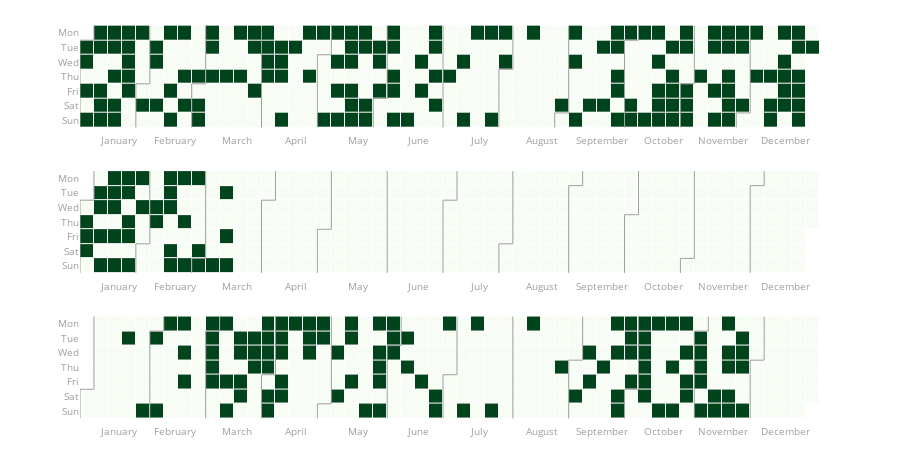

The code cell stored with this chart in its notebook:
### Code cell
from plotly_calplot import calplot
# creating the plot
fig = calplot(
         dailydata,
         x='datetime',
         y='risk'
)
fig.show()

### Figure 1 — Plotly figure (JSON) as saved in the notebook; plotly's stock layout.template omitted (floating-point values rounded to 4 significant figures; data arrays with more than 128 entries replaced by an {"elided": "..."} marker saying what was removed)
{"data": [{"colorscale": [[0, "rgb(247,252,245)"], [0.125, "rgb(229,245,224)"], [0.25, "rgb(199,233,192)"], [0.375, "rgb(161,217,155)"], [0.5, "rgb(116,196,118)"], [0.625, "rgb(65,171,93)"], [0.75, "rgb(35,139,69)"], [0.875, "rgb(0,109,44)"], [1, "rgb(0,68,27)"]], "customdata": {"elided": "365x2 str values"}, "hovertemplate": "%{customdata[0]} <br>Week=%{x} <br>%{customdata[1]}=%{z}", "name": "2019", "showscale": false, "type": "heatmap", "x": {"elided": "365 int values"}, "xaxis": "x", "xgap": 1, "y": {"elided": "365 int values"}, "yaxis": "y", "ygap": 1, "z": {"elided": "365 int values"}, "zmax": 1, "zmin": 0}, {"hoverinfo": "skip", "line": {"color": "#9e9e9e", "width": 1}, "mode": "lines", "type": "scatter", "x": [-0.5, -0.5], "xaxis": "x", "y": [0.5, 6.5], "yaxis": "y"}, {"hoverinfo": "skip", "line": {"color": "#9e9e9e", "width": 1}, "mode": "lines", "type": "scatter", "x": [-0.5, 0.5], "xaxis": "x", "y": [0.5, 0.5], "yaxis": "y"}, {"hoverinfo": "skip", "line": {"color": "#9e9e9e", "width": 1}, "mode": "lines", "type": "scatter", "x": [0.5, 0.5], "xaxis": "x", "y": [0.5, -0.5], "yaxis": "y"}, {"hoverinfo": "skip", "line": {"color": "#9e9e9e", "width": 1}, "mode": "lines", "type": "scatter", "x": [3.5, 3.5], "xaxis": "x", "y": [3.5, 6.5], "yaxis": "y"}, {"hoverinfo": "skip", "line": {"color": "#9e9e9e", "width": 1}, "mode": "lines", "type": "scatter", "x": [3.5, 4.5], "xaxis": "x", "y": [3.5, 3.5], "yaxis": "y"}, {"hoverinfo": "skip", "line": {"color": "#9e9e9e", "width": 1}, "mode": "lines", "type": "scatter", "x": [4.5, 4.5], "xaxis": "x", "y": [3.5, -0.5], "yaxis": "y"}, {"hoverinfo": "skip", "line": {"color": "#9e9e9e", "width": 1}, "mode": "lines", "type": "scatter", "x": [7.5, 7.5], "xaxis": "x", "y": [3.5, 6.5], "yaxis": "y"}, {"hoverinfo": "skip", "line": {"color": "#9e9e9e", "width": 1}, "mode": "lines", "type": "scatter", "x": [7.5, 8.5], "xaxis": "x", "y": [3.5, 3.5], "yaxis": "y"}, {"hoverinfo": "skip", "line": {"color": "#9e9e9e", "width": 1}, "mode": "lines", "type": "scatter", "x": [8.5, 8.5], "xaxis": "x", "y": [3.5, -0.5], "yaxis": "y"}, {"hoverinfo": "skip", "line": {"color": "#9e9e9e", "width": 1}, "mode": "lines", "type": "scatter", "x": [12.5, 12.5], "xaxis": "x", "y": [-0.5, 6.5], "yaxis": "y"}, {"hoverinfo": "skip", "line": {"color": "#9e9e9e", "width": 1}, "mode": "lines", "type": "scatter", "x": [16.5, 16.5], "xaxis": "x", "y": [1.5, 6.5], "yaxis": "y"}, {"hoverinfo": "skip", "line": {"color": "#9e9e9e", "width": 1}, "mode": "lines", "type": "scatter", "x": [16.5, 17.5], "xaxis": "x", "y": [1.5, 1.5], "yaxis": "y"}, {"hoverinfo": "skip", "line": {"color": "#9e9e9e", "width": 1}, "mode": "lines", "type": "scatter", "x": [17.5, 17.5], "xaxis": "x", "y": [1.5, -0.5], "yaxis": "y"}, {"hoverinfo": "skip", "line": {"color": "#9e9e9e", "width": 1}, "mode": "lines", "type": "scatter", "x": [20.5, 20.5], "xaxis": "x", "y": [4.5, 6.5], "yaxis": "y"}, {"hoverinfo": "skip", "line": {"color": "#9e9e9e", "width": 1}, "mode": "lines", "type": "scatter", "x": [20.5, 21.5], "xaxis": "x", "y": [4.5, 4.5], "yaxis": "y"}, {"hoverinfo": "skip", "line": {"color": "#9e9e9e", "width": 1}, "mode": "lines", "type": "scatter", "x": [21.5, 21.5], "xaxis": "x", "y": [4.5, -0.5], "yaxis": "y"}, {"hoverinfo": "skip", "line": {"color": "#9e9e9e", "width": 1}, "mode": "lines", "type": "scatter", "x": [25.5, 25.5], "xaxis": "x", "y": [-0.5, 6.5], "yaxis": "y"}, {"hoverinfo": "skip", "line": {"color": "#9e9e9e", "width": 1}, "mode": "lines", "type": "scatter", "x": [29.5, 29.5], "xaxis": "x", "y": [2.5, 6.5], "yaxis": "y"}, {"hoverinfo": "skip", "line": {"color": "#9e9e9e", "width": 1}, "mode": "lines", "type": "scatter", "x": [29.5, 30.5], "xaxis": "x", "y": [2.5, 2.5], "yaxis": "y"}, {"hoverinfo": "skip", "line": {"color": "#9e9e9e", "width": 1}, "mode": "lines", "type": "scatter", "x": [30.5, 30.5], "xaxis": "x", "y": [2.5, -0.5], "yaxis": "y"}, {"hoverinfo": "skip", "line": {"color": "#9e9e9e", "width": 1}, "mode": "lines", "type": "scatter", "x": [33.5, 33.5], "xaxis": "x", "y": [5.5, 6.5], "yaxis": "y"}, {"hoverinfo": "skip", "line": {"color": "#9e9e9e", "width": 1}, "mode": "lines", "type": "scatter", "x": [33.5, 34.5], "xaxis": "x", "y": [5.5, 5.5], "yaxis": "y"}, {"hoverinfo": "skip", "line": {"color": "#9e9e9e", "width": 1}, "mode": "lines", "type": "scatter", "x": [34.5, 34.5], "xaxis": "x", "y": [5.5, -0.5], "yaxis": "y"}, {"hoverinfo": "skip", "line": {"color": "#9e9e9e", "width": 1}, "mode": "lines", "type": "scatter", "x": [38.5, 38.5], "xaxis": "x", "y": [0.5, 6.5], "yaxis": "y"}, {"hoverinfo": "skip", "line": {"color": "#9e9e9e", "width": 1}, "mode": "lines", "type": "scatter", "x": [38.5, 39.5], "xaxis": "x", "y": [0.5, 0.5], "yaxis": "y"}, {"hoverinfo": "skip", "line": {"color": "#9e9e9e", "width": 1}, "mode": "lines", "type": "scatter", "x": [39.5, 39.5], "xaxis": "x", "y": [0.5, -0.5], "yaxis": "y"}, {"hoverinfo": "skip", "line": {"color": "#9e9e9e", "width": 1}, "mode": "lines", "type": "scatter", "x": [42.5, 42.5], "xaxis": "x", "y": [3.5, 6.5], "yaxis": "y"}, {"hoverinfo": "skip", "line": {"color": "#9e9e9e", "width": 1}, "mode": "lines", "type": "scatter", "x": [42.5, 43.5], "xaxis": "x", "y": [3.5, 3.5], "yaxis": "y"}, {"hoverinfo": "skip", "line": {"color": "#9e9e9e", "width": 1}, "mode": "lines", "type": "scatter", "x": [43.5, 43.5], "xaxis": "x", "y": [3.5, -0.5], "yaxis": "y"}, {"hoverinfo": "skip", "line": {"color": "#9e9e9e", "width": 1}, "mode": "lines", "type": "scatter", "x": [46.5, 46.5], "xaxis": "x", "y": [5.5, 6.5], "yaxis": "y"}, {"hoverinfo": "skip", "line": {"color": "#9e9e9e", "width": 1}, "mode": "lines", "type": "scatter", "x": [46.5, 47.5], "xaxis": "x", "y": [5.5, 5.5], "yaxis": "y"}, {"hoverinfo": "skip", "line": {"color": "#9e9e9e", "width": 1}, "mode": "lines", "type": "scatter", "x": [47.5, 47.5], "xaxis": "x", "y": [5.5, -0.5], "yaxis": "y"}, {"colorscale": [[0, "rgb(247,252,245)"], [0.125, "rgb(229,245,224)"], [0.25, "rgb(199,233,192)"], [0.375, "rgb(161,217,155)"], [0.5, "rgb(116,196,118)"], [0.625, "rgb(65,171,93)"], [0.75, "rgb(35,139,69)"], [0.875, "rgb(0,109,44)"], [1, "rgb(0,68,27)"]], "customdata": {"elided": "366x2 str values"}, "hovertemplate": "%{customdata[0]} <br>Week=%{x} <br>%{customdata[1]}=%{z}", "name": "2020", "showscale": false, "type": "heatmap", "x": {"elided": "366 int values"}, "xaxis": "x2", "xgap": 1, "y": {"elided": "366 int values"}, "yaxis": "y2", "ygap": 1, "z": {"elided": "366 int values"}, "zmax": 1, "zmin": 0}, {"hoverinfo": "skip", "line": {"color": "#9e9e9e", "width": 1}, "mode": "lines", "type": "scatter", "x": [-0.5, -0.5], "xaxis": "x2", "y": [1.5, 6.5], "yaxis": "y2"}, {"hoverinfo": "skip", "line": {"color": "#9e9e9e", "width": 1}, "mode": "lines", "type": "scatter", "x": [-0.5, 0.5], "xaxis": "x2", "y": [1.5, 1.5], "yaxis": "y2"}, {"hoverinfo": "skip", "line": {"color": "#9e9e9e", "width": 1}, "mode": "lines", "type": "scatter", "x": [0.5, 0.5], "xaxis": "x2", "y": [1.5, -0.5], "yaxis": "y2"}, {"hoverinfo": "skip", "line": {"color": "#9e9e9e", "width": 1}, "mode": "lines", "type": "scatter", "x": [3.5, 3.5], "xaxis": "x2", "y": [4.5, 6.5], "yaxis": "y2"}, {"hoverinfo": "skip", "line": {"color": "#9e9e9e", "width": 1}, "mode": "lines", "type": "scatter", "x": [3.5, 4.5], "xaxis": "x2", "y": [4.5, 4.5], "yaxis": "y2"}, {"hoverinfo": "skip", "line": {"color": "#9e9e9e", "width": 1}, "mode": "lines", "type": "scatter", "x": [4.5, 4.5], "xaxis": "x2", "y": [4.5, -0.5], "yaxis": "y2"}, {"hoverinfo": "skip", "line": {"color": "#9e9e9e", "width": 1}, "mode": "lines", "type": "scatter", "x": [7.5, 7.5], "xaxis": "x2", "y": [5.5, 6.5], "yaxis": "y2"}, {"hoverinfo": "skip", "line": {"color": "#9e9e9e", "width": 1}, "mode": "lines", "type": "scatter", "x": [7.5, 8.5], "xaxis": "x2", "y": [5.5, 5.5], "yaxis": "y2"}, {"hoverinfo": "skip", "line": {"color": "#9e9e9e", "width": 1}, "mode": "lines", "type": "scatter", "x": [8.5, 8.5], "xaxis": "x2", "y": [5.5, -0.5], "yaxis": "y2"}, {"hoverinfo": "skip", "line": {"color": "#9e9e9e", "width": 1}, "mode": "lines", "type": "scatter", "x": [12.5, 12.5], "xaxis": "x2", "y": [1.5, 6.5], "yaxis": "y2"}, {"hoverinfo": "skip", "line": {"color": "#9e9e9e", "width": 1}, "mode": "lines", "type": "scatter", "x": [12.5, 13.5], "xaxis": "x2", "y": [1.5, 1.5], "yaxis": "y2"}, {"hoverinfo": "skip", "line": {"color": "#9e9e9e", "width": 1}, "mode": "lines", "type": "scatter", "x": [13.5, 13.5], "xaxis": "x2", "y": [1.5, -0.5], "yaxis": "y2"}, {"hoverinfo": "skip", "line": {"color": "#9e9e9e", "width": 1}, "mode": "lines", "type": "scatter", "x": [16.5, 16.5], "xaxis": "x2", "y": [3.5, 6.5], "yaxis": "y2"}, {"hoverinfo": "skip", "line": {"color": "#9e9e9e", "width": 1}, "mode": "lines", "type": "scatter", "x": [16.5, 17.5], "xaxis": "x2", "y": [3.5, 3.5], "yaxis": "y2"}, {"hoverinfo": "skip", "line": {"color": "#9e9e9e", "width": 1}, "mode": "lines", "type": "scatter", "x": [17.5, 17.5], "xaxis": "x2", "y": [3.5, -0.5], "yaxis": "y2"}, {"hoverinfo": "skip", "line": {"color": "#9e9e9e", "width": 1}, "mode": "lines", "type": "scatter", "x": [21.5, 21.5], "xaxis": "x2", "y": [-0.5, 6.5], "yaxis": "y2"}, {"hoverinfo": "skip", "line": {"color": "#9e9e9e", "width": 1}, "mode": "lines", "type": "scatter", "x": [25.5, 25.5], "xaxis": "x2", "y": [1.5, 6.5], "yaxis": "y2"}, {"hoverinfo": "skip", "line": {"color": "#9e9e9e", "width": 1}, "mode": "lines", "type": "scatter", "x": [25.5, 26.5], "xaxis": "x2", "y": [1.5, 1.5], "yaxis": "y2"}, {"hoverinfo": "skip", "line": {"color": "#9e9e9e", "width": 1}, "mode": "lines", "type": "scatter", "x": [26.5, 26.5], "xaxis": "x2", "y": [1.5, -0.5], "yaxis": "y2"}, {"hoverinfo": "skip", "line": {"color": "#9e9e9e", "width": 1}, "mode": "lines", "type": "scatter", "x": [29.5, 29.5], "xaxis": "x2", "y": [4.5, 6.5], "yaxis": "y2"}, {"hoverinfo": "skip", "line": {"color": "#9e9e9e", "width": 1}, "mode": "lines", "type": "scatter", "x": [29.5, 30.5], "xaxis": "x2", "y": [4.5, 4.5], "yaxis": "y2"}, {"hoverinfo": "skip", "line": {"color": "#9e9e9e", "width": 1}, "mode": "lines", "type": "scatter", "x": [30.5, 30.5], "xaxis": "x2", "y": [4.5, -0.5], "yaxis": "y2"}, {"hoverinfo": "skip", "line": {"color": "#9e9e9e", "width": 1}, "mode": "lines", "type": "scatter", "x": [34.5, 34.5], "xaxis": "x2", "y": [0.5, 6.5], "yaxis": "y2"}, {"hoverinfo": "skip", "line": {"color": "#9e9e9e", "width": 1}, "mode": "lines", "type": "scatter", "x": [34.5, 35.5], "xaxis": "x2", "y": [0.5, 0.5], "yaxis": "y2"}, {"hoverinfo": "skip", "line": {"color": "#9e9e9e", "width": 1}, "mode": "lines", "type": "scatter", "x": [35.5, 35.5], "xaxis": "x2", "y": [0.5, -0.5], "yaxis": "y2"}, {"hoverinfo": "skip", "line": {"color": "#9e9e9e", "width": 1}, "mode": "lines", "type": "scatter", "x": [38.5, 38.5], "xaxis": "x2", "y": [2.5, 6.5], "yaxis": "y2"}, {"hoverinfo": "skip", "line": {"color": "#9e9e9e", "width": 1}, "mode": "lines", "type": "scatter", "x": [38.5, 39.5], "xaxis": "x2", "y": [2.5, 2.5], "yaxis": "y2"}, {"hoverinfo": "skip", "line": {"color": "#9e9e9e", "width": 1}, "mode": "lines", "type": "scatter", "x": [39.5, 39.5], "xaxis": "x2", "y": [2.5, -0.5], "yaxis": "y2"}, {"hoverinfo": "skip", "line": {"color": "#9e9e9e", "width": 1}, "mode": "lines", "type": "scatter", "x": [42.5, 42.5], "xaxis": "x2", "y": [5.5, 6.5], "yaxis": "y2"}, {"hoverinfo": "skip", "line": {"color": "#9e9e9e", "width": 1}, "mode": "lines", "type": "scatter", "x": [42.5, 43.5], "xaxis": "x2", "y": [5.5, 5.5], "yaxis": "y2"}, {"hoverinfo": "skip", "line": {"color": "#9e9e9e", "width": 1}, "mode": "lines", "type": "scatter", "x": [43.5, 43.5], "xaxis": "x2", "y": [5.5, -0.5], "yaxis": "y2"}, {"hoverinfo": "skip", "line": {"color": "#9e9e9e", "width": 1}, "mode": "lines", "type": "scatter", "x": [47.5, 47.5], "xaxis": "x2", "y": [0.5, 6.5], "yaxis": "y2"}, {"hoverinfo": "skip", "line": {"color": "#9e9e9e", "width": 1}, "mode": "lines", "type": "scatter", "x": [47.5, 48.5], "xaxis": "x2", "y": [0.5, 0.5], "yaxis": "y2"}, {"hoverinfo": "skip", "line": {"color": "#9e9e9e", "width": 1}, "mode": "lines", "type": "scatter", "x": [48.5, 48.5], "xaxis": "x2", "y": [0.5, -0.5], "yaxis": "y2"}, {"colorscale": [[0, "rgb(247,252,245)"], [0.125, "rgb(229,245,224)"], [0.25, "rgb(199,233,192)"], [0.375, "rgb(161,217,155)"], [0.5, "rgb(116,196,118)"], [0.625, "rgb(65,171,93)"], [0.75, "rgb(35,139,69)"], [0.875, "rgb(0,109,44)"], [1, "rgb(0,68,27)"]], "customdata": {"elided": "365x2 str values"}, "hovertemplate": "%{customdata[0]} <br>Week=%{x} <br>%{customdata[1]}=%{z}", "name": "2022", "showscale": false, "type": "heatmap", "x": {"elided": "365 int values"}, "xaxis": "x3", "xgap": 1, "y": {"elided": "365 int values"}, "yaxis": "y3", "ygap": 1, "z": {"elided": "365 int values"}, "zmax": 1, "zmin": 0}, {"hoverinfo": "skip", "line": {"color": "#9e9e9e", "width": 1}, "mode": "lines", "type": "scatter", "x": [-0.5, -0.5], "xaxis": "x3", "y": [4.5, 6.5], "yaxis": "y3"}, {"hoverinfo": "skip", "line": {"color": "#9e9e9e", "width": 1}, "mode": "lines", "type": "scatter", "x": [-0.5, 0.5], "xaxis": "x3", "y": [4.5, 4.5], "yaxis": "y3"}, {"hoverinfo": "skip", "line": {"color": "#9e9e9e", "width": 1}, "mode": "lines", "type": "scatter", "x": [0.5, 0.5], "xaxis": "x3", "y": [4.5, -0.5], "yaxis": "y3"}, {"hoverinfo": "skip", "line": {"color": "#9e9e9e", "width": 1}, "mode": "lines", "type": "scatter", "x": [4.5, 4.5], "xaxis": "x3", "y": [0.5, 6.5], "yaxis": "y3"}, {"hoverinfo": "skip", "line": {"color": "#9e9e9e", "width": 1}, "mode": "lines", "type": "scatter", "x": [4.5, 5.5], "xaxis": "x3", "y": [0.5, 0.5], "yaxis": "y3"}, {"hoverinfo": "skip", "line": {"color": "#9e9e9e", "width": 1}, "mode": "lines", "type": "scatter", "x": [5.5, 5.5], "xaxis": "x3", "y": [0.5, -0.5], "yaxis": "y3"}, {"hoverinfo": "skip", "line": {"color": "#9e9e9e", "width": 1}, "mode": "lines", "type": "scatter", "x": [8.5, 8.5], "xaxis": "x3", "y": [0.5, 6.5], "yaxis": "y3"}, {"hoverinfo": "skip", "line": {"color": "#9e9e9e", "width": 1}, "mode": "lines", "type": "scatter", "x": [8.5, 9.5], "xaxis": "x3", "y": [0.5, 0.5], "yaxis": "y3"}, {"hoverinfo": "skip", "line": {"color": "#9e9e9e", "width": 1}, "mode": "lines", "type": "scatter", "x": [9.5, 9.5], "xaxis": "x3", "y": [0.5, -0.5], "yaxis": "y3"}, {"hoverinfo": "skip", "line": {"color": "#9e9e9e", "width": 1}, "mode": "lines", "type": "scatter", "x": [12.5, 12.5], "xaxis": "x3", "y": [3.5, 6.5], "yaxis": "y3"}, {"hoverinfo": "skip", "line": {"color": "#9e9e9e", "width": 1}, "mode": "lines", "type": "scatter", "x": [12.5, 13.5], "xaxis": "x3", "y": [3.5, 3.5], "yaxis": "y3"}, {"hoverinfo": "skip", "line": {"color": "#9e9e9e", "width": 1}, "mode": "lines", "type": "scatter", "x": [13.5, 13.5], "xaxis": "x3", "y": [3.5, -0.5], "yaxis": "y3"}, {"hoverinfo": "skip", "line": {"color": "#9e9e9e", "width": 1}, "mode": "lines", "type": "scatter", "x": [16.5, 16.5], "xaxis": "x3", "y": [5.5, 6.5], "yaxis": "y3"}, {"hoverinfo": "skip", "line": {"color": "#9e9e9e", "width": 1}, "mode": "lines", "type": "scatter", "x": [16.5, 17.5], "xaxis": "x3", "y": [5.5, 5.5], "yaxis": "y3"}, {"hoverinfo": "skip", "line": {"color": "#9e9e9e", "width": 1}, "mode": "lines", "type": "scatter", "x": [17.5, 17.5], "xaxis": "x3", "y": [5.5, -0.5], "yaxis": "y3"}, {"hoverinfo": "skip", "line": {"color": "#9e9e9e", "width": 1}, "mode": "lines", "type": "scatter", "x": [21.5, 21.5], "xaxis": "x3", "y": [1.5, 6.5], "yaxis": "y3"}, {"hoverinfo": "skip", "line": {"color": "#9e9e9e", "width": 1}, "mode": "lines", "type": "scatter", "x": [21.5, 22.5], "xaxis": "x3", "y": [1.5, 1.5], "yaxis": "y3"}, {"hoverinfo": "skip", "line": {"color": "#9e9e9e", "width": 1}, "mode": "lines", "type": "scatter", "x": [22.5, 22.5], "xaxis": "x3", "y": [1.5, -0.5], "yaxis": "y3"}, {"hoverinfo": "skip", "line": {"color": "#9e9e9e", "width": 1}, "mode": "lines", "type": "scatter", "x": [25.5, 25.5], "xaxis": "x3", "y": [3.5, 6.5], "yaxis": "y3"}, {"hoverinfo": "skip", "line": {"color": "#9e9e9e", "width": 1}, "mode": "lines", "type": "scatter", "x": [25.5, 26.5], "xaxis": "x3", "y": [3.5, 3.5], "yaxis": "y3"}, {"hoverinfo": "skip", "line": {"color": "#9e9e9e", "width": 1}, "mode": "lines", "type": "scatter", "x": [26.5, 26.5], "xaxis": "x3", "y": [3.5, -0.5], "yaxis": "y3"}, {"hoverinfo": "skip", "line": {"color": "#9e9e9e", "width": 1}, "mode": "lines", "type": "scatter", "x": [30.5, 30.5], "xaxis": "x3", "y": [-0.5, 6.5], "yaxis": "y3"}, {"hoverinfo": "skip", "line": {"color": "#9e9e9e", "width": 1}, "mode": "lines", "type": "scatter", "x": [34.5, 34.5], "xaxis": "x3", "y": [2.5, 6.5], "yaxis": "y3"}, {"hoverinfo": "skip", "line": {"color": "#9e9e9e", "width": 1}, "mode": "lines", "type": "scatter", "x": [34.5, 35.5], "xaxis": "x3", "y": [2.5, 2.5], "yaxis": "y3"}, {"hoverinfo": "skip", "line": {"color": "#9e9e9e", "width": 1}, "mode": "lines", "type": "scatter", "x": [35.5, 35.5], "xaxis": "x3", "y": [2.5, -0.5], "yaxis": "y3"}, {"hoverinfo": "skip", "line": {"color": "#9e9e9e", "width": 1}, "mode": "lines", "type": "scatter", "x": [38.5, 38.5], "xaxis": "x3", "y": [4.5, 6.5], "yaxis": "y3"}, {"hoverinfo": "skip", "line": {"color": "#9e9e9e", "width": 1}, "mode": "lines", "type": "scatter", "x": [38.5, 39.5], "xaxis": "x3", "y": [4.5, 4.5], "yaxis": "y3"}, {"hoverinfo": "skip", "line": {"color": "#9e9e9e", "width": 1}, "mode": "lines", "type": "scatter", "x": [39.5, 39.5], "xaxis": "x3", "y": [4.5, -0.5], "yaxis": "y3"}, {"hoverinfo": "skip", "line": {"color": "#9e9e9e", "width": 1}, "mode": "lines", "type": "scatter", "x": [43.5, 43.5], "xaxis": "x3", "y": [0.5, 6.5], "yaxis": "y3"}, {"hoverinfo": "skip", "line": {"color": "#9e9e9e", "width": 1}, "mode": "lines", "type": "scatter", "x": [43.5, 44.5], "xaxis": "x3", "y": [0.5, 0.5], "yaxis": "y3"}, {"hoverinfo": "skip", "line": {"color": "#9e9e9e", "width": 1}, "mode": "lines", "type": "scatter", "x": [44.5, 44.5], "xaxis": "x3", "y": [0.5, -0.5], "yaxis": "y3"}, {"hoverinfo": "skip", "line": {"color": "#9e9e9e", "width": 1}, "mode": "lines", "type": "scatter", "x": [47.5, 47.5], "xaxis": "x3", "y": [2.5, 6.5], "yaxis": "y3"}, {"hoverinfo": "skip", "line": {"color": "#9e9e9e", "width": 1}, "mode": "lines", "type": "scatter", "x": [47.5, 48.5], "xaxis": "x3", "y": [2.5, 2.5], "yaxis": "y3"}, {"hoverinfo": "skip", "line": {"color": "#9e9e9e", "width": 1}, "mode": "lines", "type": "scatter", "x": [48.5, 48.5], "xaxis": "x3", "y": [2.5, -0.5], "yaxis": "y3"}], "layout": {"font": {"color": "#9e9e9e", "size": 10}, "height": 450, "margin": {"b": 20, "t": 20}, "plot_bgcolor": "#fff", "showlegend": false, "title": {"text": ""}, "xaxis": {"anchor": "y", "domain": [0, 1], "showgrid": false, "showline": false, "tickmode": "array", "ticktext": ["January", "February", "March", "April", "May", "June", "July", "August", "September", "October", "November", "December"], "tickvals": [2.286, 6.286, 10.71, 15, 19.43, 23.71, 28.14, 32.57, 36.86, 41.29, 45.57, 50], "zeroline": false}, "xaxis2": {"anchor": "y2", "domain": [0, 1], "showgrid": false, "showline": false, "tickmode": "array", "ticktext": ["January", "February", "March", "April", "May", "June", "July", "August", "September", "October", "November", "December"], "tickvals": [2.286, 6.286, 10.71, 15, 19.43, 23.71, 28.14, 32.57, 36.86, 41.29, 45.57, 50], "zeroline": false}, "xaxis3": {"anchor": "y3", "domain": [0, 1], "showgrid": false, "showline": false, "tickmode": "array", "ticktext": ["January", "February", "March", "April", "May", "June", "July", "August", "September", "October", "November", "December"], "tickvals": [2.286, 6.286, 10.71, 15, 19.43, 23.71, 28.14, 32.57, 36.86, 41.29, 45.57, 50], "zeroline": false}, "yaxis": {"anchor": "x", "autorange": "reversed", "domain": [0.72, 1], "showgrid": false, "showline": false, "tickmode": "array", "ticktext": ["Mon", "Tue", "Wed", "Thu", "Fri", "Sat", "Sun"], "tickvals": [0, 1, 2, 3, 4, 5, 6], "zeroline": false}, "yaxis2": {"anchor": "x2", "autorange": "reversed", "domain": [0.36, 0.64], "showgrid": false, "showline": false, "tickmode": "array", "ticktext": ["Mon", "Tue", "Wed", "Thu", "Fri", "Sat", "Sun"], "tickvals": [0, 1, 2, 3, 4, 5, 6], "zeroline": false}, "yaxis3": {"anchor": "x3", "autorange": "reversed", "domain": [0, 0.28], "showgrid": false, "showline": false, "tickmode": "array", "ticktext": ["Mon", "Tue", "Wed", "Thu", "Fri", "Sat", "Sun"], "tickvals": [0, 1, 2, 3, 4, 5, 6], "zeroline": false}}}
